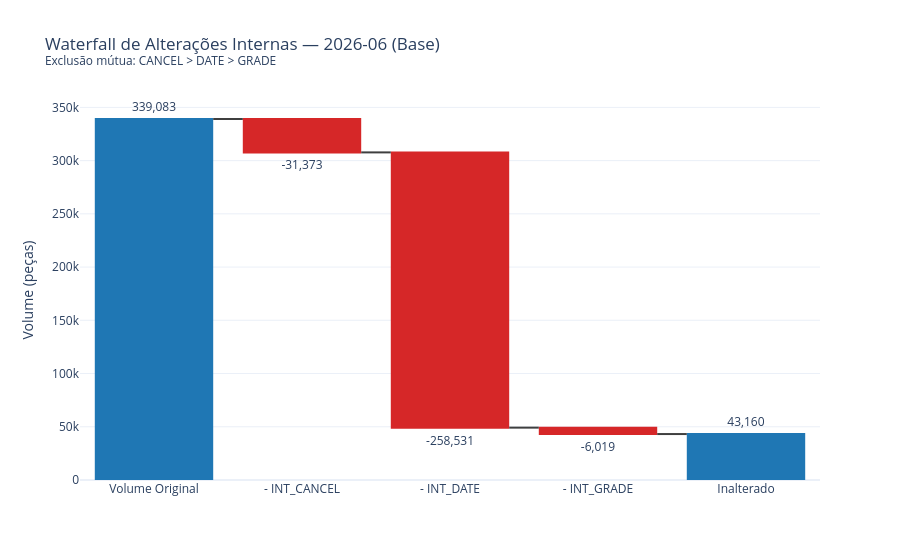

Source (notebook cell):
### Code cell
df_plano = add_waterfall_reason_code(df_plano)
df_waterfall = build_waterfall_data(df_plano, kr1_coorte, cycle_type=WATERFALL_CYCLE_TYPE)
plot_waterfall(df_waterfall, cycle_type=WATERFALL_CYCLE_TYPE, mes_escolhido=WATERFALL_MES_ESCOLHIDO)

### Figure 1 — Plotly figure (JSON) as saved in the notebook; plotly's stock layout.template omitted (floating-point values rounded to 4 significant figures)
{"data": [{"connector": {"line": {"color": "rgb(63, 63, 63)"}}, "decreasing": {"marker": {"color": "#d62728"}}, "increasing": {"marker": {"color": "#2ca02c"}}, "measure": ["absolute", "relative", "relative", "relative", "total"], "name": "2026-06", "orientation": "v", "text": ["339,083", "-31,373", "-258,531", "-6,019", "43,160"], "textposition": "outside", "totals": {"marker": {"color": "#1f77b4"}}, "type": "waterfall", "x": ["Volume Original", "- INT_CANCEL", "- INT_DATE", "- INT_GRADE", "Inalterado"], "y": [339083, -31373, -258531, -6019, 43160]}], "layout": {"showlegend": false, "title": {"text": "Waterfall de Alterações Internas — 2026-06 (Base)<br><sup>Exclusão mútua: CANCEL > DATE > GRADE</sup>"}, "yaxis": {"title": {"text": "Volume (peças)"}}}}
